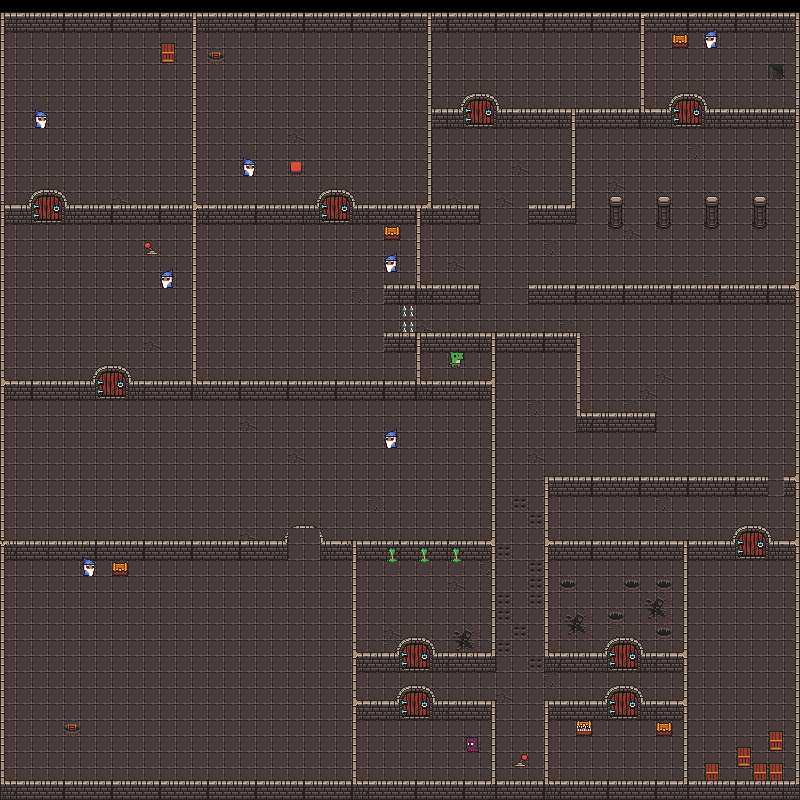

Below is a game level as drawn by its tile map, then a one-line description and the .tmx that defines it (tile-layer data replaced by summaries):
An orthogonal 50x50 tile map with 16x16 px tiles, 5 tile layers (Background, Objects, Outer Walls, Inner Walls, ...) and 164 objects (90x collision, 37x layerswitch, player, button1, skeleton2, ...).

<map version="1.5" tiledversion="1.6.0" orientation="orthogonal" renderorder="right-down" width="50" height="50" tilewidth="16" tileheight="16" infinite="0" nextlayerid="8" nextobjectid="187">
 <tileset firstgid="1" source="../assets/assets.tsx" />
 <layer id="2" name="Background" width="50" height="50">
  <data>[2500 cells, 2450 non-empty, 9 distinct tile ids]</data>
 </layer>
 <layer id="4" name="Objects" width="50" height="50">
  <data>[2500 cells, 22 non-empty, 8 distinct tile ids]</data>
 </layer>
 <layer id="1" name="Outer Walls" width="50" height="50">
  <data>[2500 cells, 192 non-empty, 12 distinct tile ids]</data>
 </layer>
 <layer id="5" name="Inner Walls" width="50" height="50">
  <data>[2500 cells, 716 non-empty, 40 distinct tile ids]</data>
 </layer>
 <layer id="7" name="PNJs" width="50" height="50">
  <data>[2500 cells, 17 non-empty, 5 distinct tile ids]</data>
 </layer>
 <objectgroup id="6" name="Objects">
  <object id="4" name="player" x="63.3333" y="705">
   <point />
  </object>
  <object id="6" type="collision" x="1.33333" y="784.667" width="796.667" height="13.3333" />
  <object id="8" type="collision" x="3" y="14" width="797" height="15" />
  <object id="10" type="collision" x="795" y="32" width="7" height="751" />
  <object id="11" type="collision" x="-2" y="30" width="7" height="753.909" />
  <object id="15" type="collision" x="5" y="544.121" width="282" height="16.3793" />
  <object id="16" type="collision" x="319.5" y="544.121" width="175" height="16.2126" />
  <object id="17" type="collision" x="356.5" y="705.5" width="42" height="14" />
  <object id="18" type="collision" x="432" y="705.5" width="62.5" height="14" />
  <object id="19" type="collision" x="352.5" y="559.5" width="3.5" height="224" />
  <object id="20" type="collision" x="357" y="657" width="40.5" height="14.5" />
  <object id="21" type="collision" x="432" y="656.5" width="63.5" height="15" />
  <object id="22" type="collision" x="491" y="560.5" width="4.5" height="95.5" />
  <object id="23" type="collision" x="491.5" y="719.5" width="3.5" height="64.5" />
  <object id="24" type="collision" x="5.5" y="384" width="89" height="15.5" />
  <object id="25" type="collision" x="128" y="383.5" width="363.5" height="16" />
  <object id="26" type="collision" x="384" y="336" width="195" height="14.5" />
  <object id="27" type="collision" x="416.5" y="351.5" width="3" height="32" />
  <object id="28" type="collision" x="491.5" y="351" width="4" height="193.155" />
  <object id="29" type="collision" x="384.667" y="288" width="94.6667" height="16" />
  <object id="30" type="collision" x="528.667" y="288.667" width="266" height="15.3333" />
  <object id="31" type="collision" x="5.66667" y="209" width="25.3333" height="14.6667" />
  <object id="32" type="collision" x="65" y="208.333" width="253.667" height="15" />
  <object id="33" type="collision" x="192" y="224" width="5" height="159" />
  <object id="34" type="collision" x="192.333" y="29.6667" width="4" height="178.333" />
  <object id="35" type="collision" x="352.667" y="208.333" width="126.333" height="15" />
  <object id="36" type="collision" x="428" y="29.3333" width="3.33333" height="178.333" />
  <object id="37" type="collision" x="432" y="112.667" width="30.6667" height="14.6667" />
  <object id="38" type="collision" x="496.667" y="113" width="174.333" height="13.6667" />
  <object id="39" type="collision" x="528.667" y="208.667" width="46.3333" height="14.6667" />
  <object id="40" type="collision" x="572" y="127" width="3.33333" height="80" />
  <object id="45" type="collision" x="607.667" y="212" width="16" height="15.6667" />
  <object id="46" type="collision" x="656" y="212.167" width="16" height="15.6667" />
  <object id="47" type="collision" x="703.667" y="212.5" width="16" height="15.6667" />
  <object id="48" type="collision" x="752" y="212.167" width="16" height="15.6667" />
  <object id="49" type="collision" x="705" y="112.667" width="89.6667" height="13.9091" />
  <object id="50" type="collision" x="640.5" y="30.5" width="3.5" height="82.5" />
  <object id="51" type="collision" x="415.75" y="224" width="5" height="63.5" />
  <object id="52" type="collision" x="576" y="416.5" width="79" height="15" />
  <object id="53" type="collision" x="575.5" y="352" width="4.5" height="63" />
  <object id="54" type="collision" x="549" y="480.5" width="218.5" height="15.5" />
  <object id="55" type="collision" x="783.5" y="480.5" width="10.5" height="15.5" />
  </objectgroup>
</map>
<!-- 122 of 164 objects omitted -->
